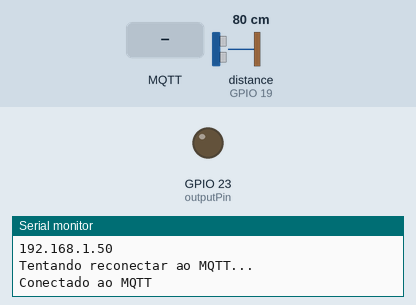
The sketch below on a simulated ESP32. On the bench: output pins drawn as LEDs (lit = HIGH), the last lines printed to the serial monitor. Inputs (shaded band) come from the test bench; at power-on: distance to the obstacle (sensor on GPIO 19) 80 cm. The echo pulse lasts 58.3 µs per cm; WiFi joins after 1.5 s; servers stay silent unless stated; no MQTT or app messages arrive unless stated; pins used as bus, display or sensor lines are not drawn.

Above: at 2.7 s.
2.8 s: MQTT message "1" arrives on the first subscribed topic
At 3.9 s:
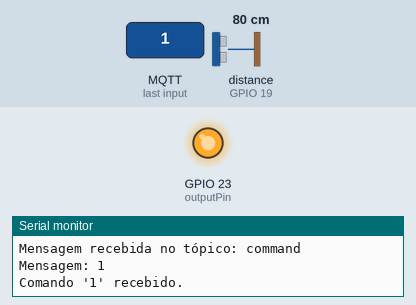
4.3 s: MQTT message "0" arrives on the first subscribed topic
At 5.0 s:
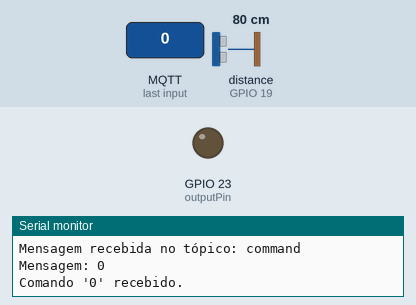
Timing chart, 0 to 7.3 s (numbered marks = the images above; inputs shaded):
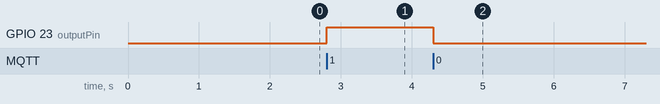

Measured:
- after the input at 2.8 s, GPIO 23 (outputPin): LOW → HIGH at once
- after the input at 4.3 s, GPIO 23 (outputPin): HIGH → LOW at once

The sketch:

MQTT.ino
```cpp
#include <WiFi.h>
#include <PubSubClient.h>

const char* ssid = "Ilgner";
const char* password = "0123456789";
const char* mqtt_server = "192.168.0.115"; // Endereço IP completo do servidor MQTT
const char* mqtt_topic = "command";
const int outputPin = 23;


const int trigPin = 21;
const int echoPin = 19;

#define VEL_SOM 0.034

long duracao ;
float distancia = 0 ;

WiFiClient espClient;
PubSubClient client(espClient);
long lastMsg = 0;
bool outputActive = false;

void setup() {
  Serial.begin(115200);
  setup_wifi();
  client.setServer(mqtt_server, 1883);
  client.setCallback(callback);
  pinMode(outputPin, OUTPUT);
  digitalWrite(outputPin, LOW);
  pinMode(trigPin,OUTPUT);
pinMode(echoPin,INPUT);
}

void setup_wifi(){
  delay(10);
  Serial.println();
  Serial.print("Conectando a ");
  Serial.println(ssid);

  WiFi.begin(ssid, password);

  while (WiFi.status() != WL_CONNECTED) {
    delay(500);
    Serial.print(".");
  }

  Serial.println("");
  Serial.println("WiFi conectado");
  Serial.println("Endereço IP: ");
  Serial.println(WiFi.localIP());
}

void reconnect() {
  while (!client.connected()) {
    Serial.println("Tentando reconectar ao MQTT...");
    if (client.connect("ESP32client")) {
      Serial.println("Conectado ao MQTT");
      client.subscribe(mqtt_topic);
    } else {
      Serial.print("Falha na conexão ao MQTT, código de retorno=");
      Serial.print(client.state());
      Serial.println(", tentando novamente em 5 segundos");
      delay(5000);
    }
  }
}

void callback(char* topic, byte* payload, unsigned int length) {
  Serial.print("Mensagem recebida no tópico: ");
  Serial.println(topic);
  String message = "";
  for (int i = 0; i < length; i++) {
    message += (char)payload[i];
  }
  Serial.print("Mensagem: ");
  Serial.println(message);

  if (strcmp(topic, mqtt_topic) == 0) {
    if (message.equals("1")) {
      // Ativa a saída por 1 segundo
      digitalWrite(outputPin, HIGH);
      Serial.println("Comando '1' recebido. ");

    }

      if (message.equals("0")) {
      // Ativa a saída por 1 segundo
      digitalWrite(outputPin, LOW);
      Serial.println("Comando '0' recebido. ");

    }
  }
}

void pegardistancia(){
  digitalWrite(trigPin,0);
delayMicroseconds(2);

digitalWrite(trigPin,1);
delayMicroseconds(10);
digitalWrite(trigPin,0);

duracao = pulseIn(echoPin, HIGH);

distancia = duracao * VEL_SOM / 2;

Serial.print("Distancia: ");
Serial.print(distancia);
Serial.println(" cm ");
}

void loop() {
  if (!client.connected()) {
    reconnect();
  }
  client.loop();

  long now = millis();
  if (now - lastMsg > 5000) {
    lastMsg = now;
    pegardistancia();
    char msg[10];
    snprintf(msg,10,"%.2f",distancia);

    // Envia mensagem de confirmação ao servidor MQTT
    client.publish("distancia", msg);
  }
}
```
